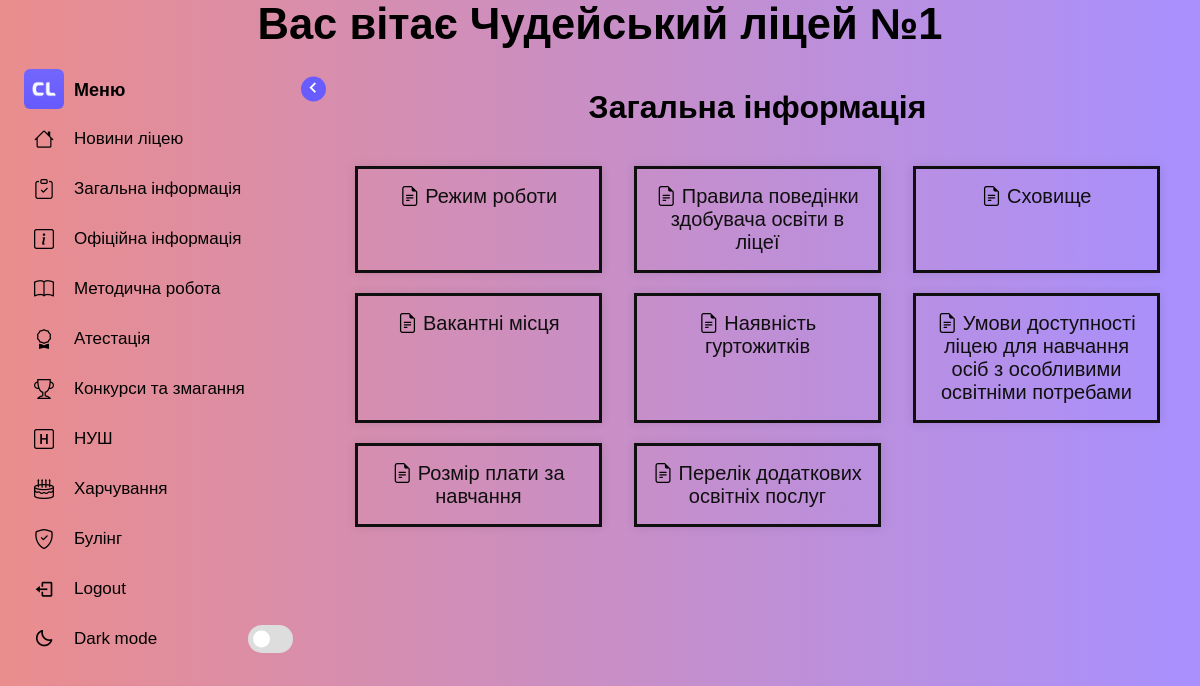
The app's page /zagalna/ with its own data.
### blog/models.py (models this page shows, shortened)
class Menu(models.Model):
    title = models.CharField(max_length=20)
    slug = models.CharField(max_length=40, default=False, blank=True, null=True, )
    icon = models.CharField(max_length=50)
    priority = models.IntegerField(default=0)
    def __str__(self):
        return self.title
    class Meta:
        ordering = ['priority']
        indexes = [
            models.Index(fields=['priority']),
        ]

class Menuinfo(models.Model):
    menu_title = models.ForeignKey(Menu, on_delete=models.CASCADE,default=1)
    content_title = models.CharField(max_length=250, null=True, blank=True)
    slug = models.SlugField(max_length=250, null=True, blank=True)
    body = models.TextField(null=True, blank=True)
    image = models.ImageField(upload_to='category_images/',null=True, blank=True)
    file = models.FileField(upload_to='menu_documents/',null=True, blank=True,max_length=100)
    priority = models.IntegerField(default=0)
    class Meta:
        ordering = ['menu_title']
        indexes = [
            models.Index(fields=['menu_title']),
        ]

### blog/views.py (the view)
# urls.py: path('<slug:menu_slug>/', views.menu_detail, name='menu_detail'),
def menu_detail(request, menu_slug):
    menu_contents = Menuinfo.objects.filter(menu_title__slug=menu_slug).order_by('priority')
    if not menu_contents:
        raise Http404("No menu content found")
    unique_slugs = set()
    unique_menu_contents = []
    for menu_item in menu_contents:
        if menu_item.slug not in unique_slugs:
            unique_slugs.add(menu_item.slug)
            unique_menu_contents.append(menu_item)
    options = Menu.objects.all()
    context = {'menu_contents': unique_menu_contents, 'options': options}
    for menu_item in unique_menu_contents:
        menu_item.url = reverse('menu_info', kwargs={'menu_slug': menu_slug, 'slug': menu_item.slug})
    return render(request, 'blog/menu_detail.html', context)

### blog/templates/blog/menu_detail.html (shortened to what this page needs)
{% extends "blog/base/base.html" %}
{% load static %}
{% block content %}
    <h1>{{ menu_contents.0.menu_title }}</h1>
    <div class="menu_content">
        {% for menu_item in menu_contents %}
            <div class="category">
                <i class="bi bi-file-earmark-text"></i>
                    {%if menu_item.body%}
                <a href="{{ menu_item.url }}">{{ menu_item.content_title }}</a>
                {% else%}
                <a href="{{ menu_item.file.url }}" target="_blank">{{ menu_item.content_title }}</a>
                {%endif%}
            </div>
        {% endfor %}
    </div>
{% endblock %}

### blog/templates/blog/base/base.html (shortened to what this page needs)
{% load static %}
<!DOCTYPE html>
<html lang="en">
<head>
    <link rel="stylesheet" href="https://cdn.jsdelivr.net/npm/bootstrap-icons@1.11.3/font/bootstrap-icons.min.css">
    <link href='https://unpkg.com/boxicons@2.1.1/css/boxicons.min.css' rel='stylesheet'>
    <link rel="stylesheet" href="{% static 'css/style.css' %}">
</head>
<body>
<header class="head">
        <div class="text"><h2>Вас вітає Чудейський ліцей №1</h2></div>
</header>
<div class="container">
    <nav class="sidebar">
        <header>
            <div class="image-text">
                        <span class="image">
                            <img src="{% static 'css/images/logo.png' %}" alt="">
                        </span>
                <div class="text logo-text">
                    <span class="name">Меню</span>
                </div>
                <i class='bx bx-chevron-right toggle'></i>
            </div>
        </header>
        <div class="menu-bar">
            <div class="menu">
                <ul class="menu-links">
                    {% for option in options %}
                        <li class="nav-link">
                            <a href="{% url 'menu_detail' option.slug %}">
                                <i class='{{ option.icon }} icon'></i>
                                <span class="text nav-text">{{ option.title }}</span>
                            </a>
                        </li>
                    {% endfor %}
                </ul>
            </div>
            <div class="bottom-content">
                <li class="">
                    <a href="#">
                        <i class='bx bx-log-out icon'></i>
                        <span class="text nav-text">Logout</span>
                    </a>
                </li>
                <li class="mode">
                    <div class="sun-moon">
                        <i class='bx bx-moon icon moon'></i>
                    </div>
                    <span class="mode-text text">Dark mode</span>
                    <div class="toggle-switch">
                        <span class="switch"></span>
                    </div>
                </li>
            </div>
        </div>
    </nav>
    <div class="main-content">
        {% block content %}
        {% endblock %}
    </div>
</div>
</body>
</html>

### blog/static/css/style.css (style rules this page uses)
* { margin: 0; padding: 0; box-sizing: border-box; font-family: 'Poppins', sans-serif; }
:root { --sidebar-color: #FFF; --primary-color: #695CFE; --text-color: #000000; --tran-05: all 0.3s ease; }
body { width: 100%; min-height: 100vh; background-image: linear-gradient(to right, #EA8D8D, #A890FE); background-color: var(--body-color) }
.container { display: flex; position: relative; }
.sidebar { width: 320px; padding: 10px 14px; background-color: transparent; top: 0; left: 0; z-index: 1; height: 100%; }
.main-content { width: calc(100% - 300px); margin-top: 10px; flex-grow: 1; }
.sidebar li { height: 40px; list-style: none; display: flex; align-items: center; margin-top: 10px; }
.sidebar header .image, .sidebar .icon { min-width: 60px; border-radius: 6px; }
.sidebar .icon { min-width: 60px; border-radius: 6px; height: 100%; display: flex; align-items: center; justify-content: center; font-size: 20px; }
.sidebar .text, .sidebar .icon { color: var(--text-color); }
.sidebar .text { font-size: 17px; font-weight: 500; white-space: nowrap; opacity: 1; }
.sidebar header { position: relative; }
.sidebar header .image-text { display: flex; align-items: center; }
.sidebar header .logo-text { display: flex; flex-direction: column; }
header .image-text .name { margin-top: 2px; font-size: 18px; font-weight: 600; }
.sidebar header .image { display: flex; align-items: center; justify-content: center; }
.sidebar header .image img { width: 40px; border-radius: 6px; }
.sidebar header .toggle { position: absolute; top: 50%; right: -25px; transform: translateY(-50%) rotate(180deg); height: 25px; width: 25px; background-color: var(--primary-color); color: var(--sidebar-color); border-radius: 50%; display: flex; align-items: center; justify-content: center; font-size: 22px; cursor: pointer; padding-top: 2px; }
.sidebar li a { padding-right: 10px; list-style: none; height: 100%; background-color: transparent; display: flex; align-items: center; width: 100%; border-radius: 6px; text-decoration: none; }
.sidebar .menu-bar { height: calc(100% - 55px); display: flex; flex-direction: column; justify-content: space-between; }
.sidebar .menu-bar .mode { border-radius: 6px; background-color: var(--primary-color-light); position: relative; }
.menu-bar .mode .sun-moon { height: 50px; width: 60px; }
.mode .sun-moon i { position: absolute; bottom: 2%; }
.menu-bar .bottom-content .toggle-switch { position: absolute; right: 0; height: 100%; min-width: 60px; display: flex; align-items: center; justify-content: center; border-radius: 6px; cursor: pointer; }
.toggle-switch .switch { position: relative; height: 28px; width: 45px; border-radius: 25px; background-color: #DDD; }
.switch::before { content: ''; position: absolute; height: 17px; width: 17px; border-radius: 50%; top: 50%; left: 5px; transform: translateY(-50%); background-color: var(--sidebar-color); }
.head .text { text-align: center; font-size: calc(14px + 16 * (100vw / 1280)); font-weight: 500; color: black; width: 100%; margin: 0 auto; padding: 0 20px; }
.head { width: 100%; padding-bottom: 10px; }

### blog/templates/blog/menu_detail.html (style rules this page uses)
.main-content { padding: 20px; text-align: center; }
.menu_content { padding: 20px; -webkit-column-gap: 2rem; -moz-column-gap: 2rem; column-gap: 2rem; display: -webkit-box; display: -ms-flexbox; display: flex; -ms-flex-wrap: wrap; flex-wrap: wrap; }
.menu_content > .category { -webkit-box-pack: center; -ms-flex-pack: center; -webkit-box-flex: 0; -ms-flex: 0 0 33%; flex: 0 0 33%; justify-content: center; max-width: calc(33.33333% - 1.33333rem); width: 100% }
.category { font-size: 20px; border-color: #0f0f0f; border-style: solid; padding: 1rem; margin-top: 20px; box-shadow: 0 0 10px rgba(0, 0, 0, 0.1); }
.category a { text-decoration: none ; word-wrap: break-word; color: #0f0f0f; }

### records on screen
Menu: title "Новини ліцею"
Menu: title "Загальна інформація"
Menu: title "Офіційна інформація"
Menu: title "Методична робота"
Menu: title "Атестація"
Menu: title "Конкурси та змагання"
Menu: title "НУШ"
Menu: title "Харчування"
Menu: title "Булінг"
Menuinfo: menu_title.title "Загальна інформація", content_title "Режим роботи"
Menuinfo: content_title "Правила поведінки здобувача освіти в ліцеї"
Menuinfo: content_title "Cховище"
Menuinfo: content_title "Вакантні місця"
Menuinfo: content_title "Наявність гуртожитків"
Menuinfo: content_title "Умови доступності ліцею для навчання осіб з особливими освітніми потребами"
Menuinfo: content_title "Розмір плати за навчання"
Menuinfo: content_title "Перелік додаткових освітніх послуг"
